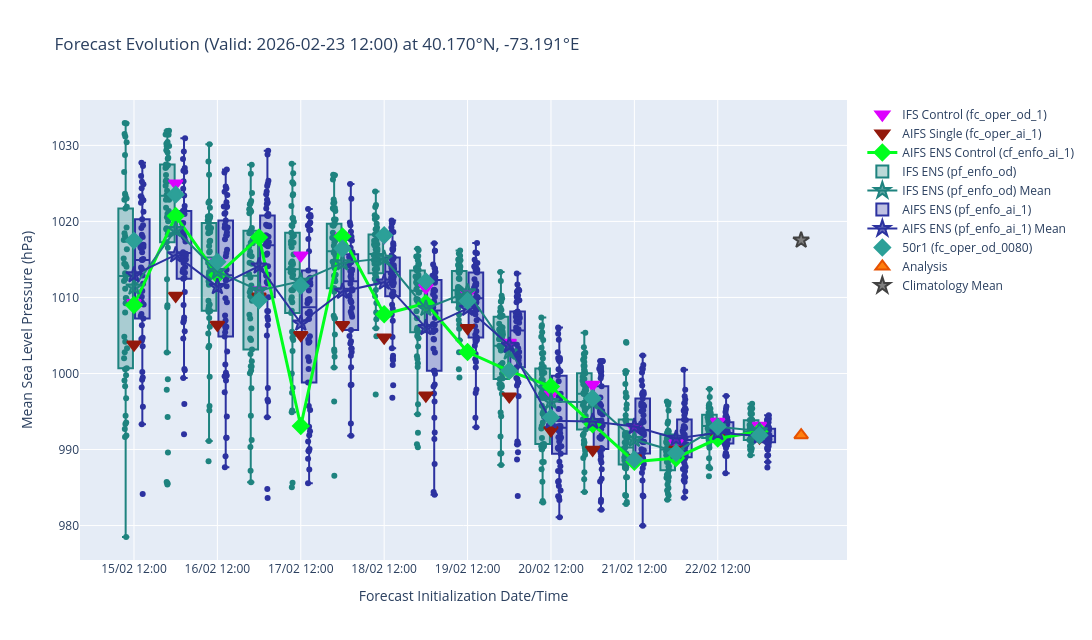

Notebook cell for this chart:
### Code cell
plot_forecast_evolution(plot_data, widgets_dict, plot_dir, export_html=True)

### Figure 1 — Plotly figure (JSON) as saved in the notebook; plotly's stock layout.template omitted (floating-point values rounded to 4 significant figures; data arrays with more than 128 entries replaced by an {"elided": "..."} marker saying what was removed)
{"data": [{"customdata": [[192, "15/02 12:00", 17.38], [180, "16/02 00:00", 33.11], [168, "16/02 12:00", 22.74], [156, "17/02 00:00", 19.07], [144, "17/02 12:00", 23.65], [132, "18/02 00:00", 26.13], [120, "18/02 12:00", 26.05], [108, "19/02 00:00", 19.42], [96, "19/02 12:00", 18.57], [84, "20/02 00:00", 12.16], [72, "20/02 12:00", 5.327], [60, "21/02 00:00", 6.641], [48, "21/02 12:00", 0.9787], [36, "22/02 00:00", -1.061], [24, "22/02 12:00", 1.761], [12, "23/02 00:00", 1.251]], "hovertemplate": "Initialisation Date: %{customdata[1]}<br>Lead Time: %{customdata[0]}h<br>Value: %{y:.2f}hPa<br>Bias: %{customdata[2]:.2f}hPa<extra>Model: IFS Control (fc_oper_od_1)</extra>", "marker": {"color": "#dd00ff", "line": {"color": "#dd00ff", "width": 2}, "size": 12, "symbol": "triangle-down"}, "mode": "markers", "name": "IFS Control (fc_oper_od_1)", "type": "scatter", "x": [0, 1, 2, 3, 4, 5, 6, 7, 8, 9, 10, 11, 12, 13, 14, 15], "y": [1009.0, 1025, 1015.0, 1011.0, 1016.0, 1018.0, 1018.0, 1011.0, 1010.0, 1004.0, 997.2, 998.5, 992.9, 990.8, 993.6, 993.1]}, {"customdata": [[192, "15/02 12:00", 11.91], [180, "16/02 00:00", 18.34], [168, "16/02 12:00", 14.51], [156, "17/02 00:00", 18.24], [144, "17/02 12:00", 13.16], [132, "18/02 00:00", 14.48], [120, "18/02 12:00", 12.83], [108, "19/02 00:00", 5.212], [96, "19/02 12:00", 14.09], [84, "20/02 00:00", 5.099], [72, "20/02 12:00", 0.6381], [60, "21/02 00:00", -1.916], [48, "21/02 12:00", -3.046], [36, "22/02 00:00", -1.892], [24, "22/02 12:00", -0.3269], [12, "23/02 00:00", -0.3063]], "hovertemplate": "Initialisation Date: %{customdata[1]}<br>Lead Time: %{customdata[0]}h<br>Value: %{y:.2f}hPa<br>Bias: %{customdata[2]:.2f}hPa<extra>Model: AIFS Single (fc_oper_ai_1)</extra>", "marker": {"color": "#93190c", "line": {"color": "#93190c", "width": 2}, "size": 12, "symbol": "triangle-down"}, "mode": "markers", "name": "AIFS Single (fc_oper_ai_1)", "type": "scatter", "x": [0, 1, 2, 3, 4, 5, 6, 7, 8, 9, 10, 11, 12, 13, 14, 15], "y": [1004.0, 1010.0, 1006.0, 1010.0, 1005.0, 1006.0, 1005.0, 997.1, 1006.0, 997.0, 992.5, 990.0, 988.8, 990.0, 991.6, 991.6]}, {"customdata": [[192, "15/02 12:00", 17.13], [180, "16/02 00:00", 28.83], [168, "16/02 12:00", 21.05], [156, "17/02 00:00", 26.02], [144, "17/02 12:00", 1.202], [132, "18/02 00:00", 26.14], [120, "18/02 12:00", 15.9], [108, "19/02 00:00", 17.35], [96, "19/02 12:00", 10.94], [84, "20/02 00:00", 8.449], [72, "20/02 12:00", 6.404], [60, "21/02 00:00", 1.448], [48, "21/02 12:00", -3.483], [36, "22/02 00:00", -2.991], [24, "22/02 12:00", -0.4406], [12, "23/02 00:00", 0.4912]], "hovertemplate": "Initialisation Date: %{customdata[1]}<br>Lead Time: %{customdata[0]}h<br>Value: %{y:.2f}hPa<br>Bias: %{customdata[2]:.2f}hPa<extra>Model: AIFS ENS Control (cf_enfo_ai_1)</extra>", "line": {"color": "#00FF1E", "width": 3}, "marker": {"color": "#00FF1E", "line": {"color": "#00FF1E", "width": 2}, "size": 12, "symbol": "diamond"}, "mode": "lines+markers", "name": "AIFS ENS Control (cf_enfo_ai_1)", "type": "scatter", "x": [0, 1, 2, 3, 4, 5, 6, 7, 8, 9, 10, 11, 12, 13, 14, 15], "y": [1009.0, 1021.0, 1013.0, 1018.0, 993.1, 1018.0, 1008.0, 1009.0, 1003.0, 1000.0, 998.3, 993.3, 988.4, 988.9, 991.4, 992.4]}, {"boxpoints": "all", "customdata": {"elided": "800x4 mixed values"}, "fillcolor": "rgba(30, 131, 127, 0.3)", "hoverinfo": "y+name+text", "hovertemplate": "Model: IFS ENS (pf_enfo_od)<br>Date: %{customdata[2]}<br>Lead Time: %{customdata[0]}h<br>Member: %{customdata[1]}<br>Value: %{y:.2f}hPa<br>Bias: %{customdata[3]:.2f}hPa<br><extra></extra>", "jitter": 0.3, "marker": {"color": "#1e837f"}, "name": "IFS ENS (pf_enfo_od)", "pointpos": 0, "showlegend": true, "text": {"elided": "800 str values"}, "type": "box", "width": 0.35, "x": {"elided": "800 float values"}, "y": {"elided": "800 float values"}}, {"customdata": [[192, "15/02 12:00", 19.47], [180, "16/02 00:00", 27.02], [168, "16/02 12:00", 21.52], [156, "17/02 00:00", 19.04], [144, "17/02 12:00", 20.25], [132, "18/02 00:00", 22.66], [120, "18/02 12:00", 23.26], [108, "19/02 00:00", 16.66], [96, "19/02 12:00", 18.84], [84, "20/02 00:00", 10.93], [72, "20/02 12:00", 4.432], [60, "21/02 00:00", 4.345], [48, "21/02 12:00", -0.566], [36, "22/02 00:00", -2.152], [24, "22/02 12:00", 1.105], [12, "23/02 00:00", 0.5665]], "hovertemplate": "Initialisation Date: %{customdata[1]}<br>Lead Time: %{customdata[0]}h<br>Value: %{y:.2f}hPa<br>Bias: %{customdata[2]:.2f}hPa<extra>Model: IFS ENS (pf_enfo_od) Mean</extra>", "line": {"color": "#1e837f", "width": 2}, "marker": {"color": "rgba(30, 131, 127, 0.7)", "line": {"color": "#1e837f", "width": 2}, "size": 12, "symbol": "star"}, "mode": "lines+markers", "name": "IFS ENS (pf_enfo_od) Mean", "type": "scatter", "x": [0, 1, 2, 3, 4, 5, 6, 7, 8, 9, 10, 11, 12, 13, 14, 15], "y": [1011.0, 1019.0, 1013.0, 1011.0, 1012.0, 1015.0, 1015.0, 1009.0, 1011.0, 1003.0, 996.3, 996.2, 991.3, 989.7, 993.0, 992.5]}, {"boxpoints": "all", "customdata": {"elided": "800x4 mixed values"}, "fillcolor": "rgba(44, 50, 160, 0.3)", "hoverinfo": "y+name+text", "hovertemplate": "Model: AIFS ENS (pf_enfo_ai_1)<br>Date: %{customdata[2]}<br>Lead Time: %{customdata[0]}h<br>Member: %{customdata[1]}<br>Value: %{y:.2f}hPa<br>Bias: %{customdata[3]:.2f}hPa<br><extra></extra>", "jitter": 0.3, "marker": {"color": "#2c32a0"}, "name": "AIFS ENS (pf_enfo_ai_1)", "pointpos": 0, "showlegend": true, "text": {"elided": "800 str values"}, "type": "box", "width": 0.35, "x": {"elided": "800 float values"}, "y": {"elided": "800 float values"}}, {"customdata": [[192, "15/02 12:00", 21.08], [180, "16/02 00:00", 23.71], [168, "16/02 12:00", 19.53], [156, "17/02 00:00", 22.25], [144, "17/02 12:00", 14.73], [132, "18/02 00:00", 18.91], [120, "18/02 12:00", 20.12], [108, "19/02 00:00", 14.14], [96, "19/02 12:00", 16.68], [84, "20/02 00:00", 11.81], [72, "20/02 12:00", 1.883], [60, "21/02 00:00", 1.799], [48, "21/02 12:00", 1.134], [36, "22/02 00:00", -0.4283], [24, "22/02 12:00", 0.3204], [12, "23/02 00:00", -0.1198]], "hovertemplate": "Initialisation Date: %{customdata[1]}<br>Lead Time: %{customdata[0]}h<br>Value: %{y:.2f}hPa<br>Bias: %{customdata[2]:.2f}hPa<extra>Model: AIFS ENS (pf_enfo_ai_1) Mean</extra>", "line": {"color": "#2c32a0", "width": 2}, "marker": {"color": "rgba(44, 50, 160, 0.7)", "line": {"color": "#2c32a0", "width": 2}, "size": 12, "symbol": "star"}, "mode": "lines+markers", "name": "AIFS ENS (pf_enfo_ai_1) Mean", "type": "scatter", "x": [0, 1, 2, 3, 4, 5, 6, 7, 8, 9, 10, 11, 12, 13, 14, 15], "y": [1013.0, 1016.0, 1011.0, 1014.0, 1007.0, 1011.0, 1012.0, 1006.0, 1009.0, 1004.0, 993.8, 993.7, 993.0, 991.5, 992.2, 991.8]}, {"customdata": [[192, "15/02 12:00", 25.59], [180, "16/02 00:00", 31.66], [168, "16/02 12:00", 22.82], [156, "17/02 00:00", 17.73], [144, "17/02 12:00", 19.66], [132, "18/02 00:00", 24.56], [120, "18/02 12:00", 26.29], [108, "19/02 00:00", 20.23], [96, "19/02 12:00", 17.65], [84, "20/02 00:00", 8.461], [72, "20/02 12:00", 2.326], [60, "21/02 00:00", 4.854], [48, "21/02 12:00", -3.183], [36, "22/02 00:00", -2.346], [24, "22/02 12:00", 1.131], [12, "23/02 00:00", -0.00375]], "hovertemplate": "Initialisation Date: %{customdata[1]}<br>Lead Time: %{customdata[0]}h<br>Value: %{y:.2f}hPa<br>Bias: %{customdata[2]:.2f}hPa<extra>Model: 50r1 (fc_oper_od_0080)</extra>", "marker": {"color": "#2ca098", "line": {"color": "#2ca098", "width": 2}, "size": 12, "symbol": "diamond"}, "mode": "markers", "name": "50r1 (fc_oper_od_0080)", "type": "scatter", "x": [0, 1, 2, 3, 4, 5, 6, 7, 8, 9, 10, 11, 12, 13, 14, 15], "y": [1017.0, 1024.0, 1015.0, 1010.0, 1012.0, 1016.0, 1018.0, 1012.0, 1010.0, 1000.0, 994.2, 996.7, 988.7, 989.5, 993.0, 991.9]}, {"customdata": [[0]], "hovertemplate": "Analysis: %{y:.2f}hPa<extra></extra>", "marker": {"color": "#ff7f0e", "line": {"color": "#e65100", "width": 2}, "size": 12, "symbol": "triangle-up"}, "mode": "markers", "name": "Analysis", "type": "scatter", "x": [16], "y": [991.9]}, {"customdata": [[0]], "hovertemplate": "Climatology Mean: %{y:.2f}hPa<extra></extra>", "marker": {"color": "#7f7f7f", "line": {"color": "#424242", "width": 2}, "size": 12, "symbol": "star"}, "mode": "markers", "name": "Climatology Mean", "type": "scatter", "x": [16], "y": [1018.0]}], "layout": {"height": 640, "showlegend": true, "title": {"text": "Forecast Evolution (Valid: 2026-02-23 12:00) at 40.170°N, -73.191°E"}, "width": 1600, "xaxis": {"dtick": 12, "gridcolor": "white", "gridwidth": 1, "showgrid": true, "tickangle": 0, "ticktext": ["15/02 12:00", "16/02 12:00", "17/02 12:00", "18/02 12:00", "19/02 12:00", "20/02 12:00", "21/02 12:00", "22/02 12:00"], "tickvals": [0, 2, 4, 6, 8, 10, 12, 14], "title": {"text": "Forecast Initialization Date/Time"}}, "yaxis": {"title": {"text": "Mean Sea Level Pressure (hPa)"}}}}
